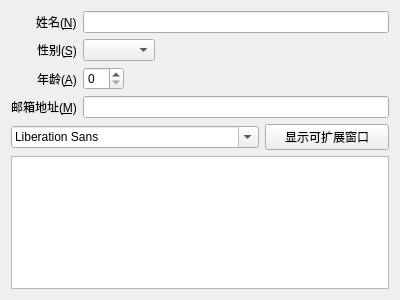
<?xml version="1.0" encoding="UTF-8"?>
<ui version="4.0">
 <class>MyWidget</class>
 <widget class="QWidget" name="MyWidget">
  <property name="geometry">
   <rect>
    <x>0</x>
    <y>0</y>
    <width>400</width>
    <height>300</height>
   </rect>
  </property>
  <property name="minimumSize">
   <size>
    <width>200</width>
    <height>150</height>
   </size>
  </property>
  <property name="maximumSize">
   <size>
    <width>500</width>
    <height>350</height>
   </size>
  </property>
  <property name="windowTitle">
   <string>MyWidget</string>
  </property>
  <layout class="QVBoxLayout" name="verticalLayout">
   <item>
    <layout class="QFormLayout" name="formLayout">
     <property name="fieldGrowthPolicy">
      <enum>QFormLayout::ExpandingFieldsGrow</enum>
     </property>
     <property name="labelAlignment">
      <set>Qt::AlignRight|Qt::AlignTrailing|Qt::AlignVCenter</set>
     </property>
     <item row="0" column="0">
      <widget class="QLabel" name="nLabel">
       <property name="text">
        <string>姓名(&amp;N)</string>
       </property>
       <property name="buddy">
        <cstring>nLineEdit</cstring>
       </property>
      </widget>
     </item>
     <item row="0" column="1">
      <widget class="QLineEdit" name="nLineEdit"/>
     </item>
     <item row="1" column="0">
      <widget class="QLabel" name="sLabel">
       <property name="text">
        <string>性别(&amp;S)</string>
       </property>
       <property name="buddy">
        <cstring>sComboBox</cstring>
       </property>
      </widget>
     </item>
     <item row="1" column="1">
      <widget class="QComboBox" name="sComboBox"/>
     </item>
     <item row="2" column="0">
      <widget class="QLabel" name="aLabel">
       <property name="text">
        <string>年龄(&amp;A)</string>
       </property>
       <property name="buddy">
        <cstring>aSpinBox</cstring>
       </property>
      </widget>
     </item>
     <item row="2" column="1">
      <widget class="QSpinBox" name="aSpinBox"/>
     </item>
     <item row="3" column="0">
      <widget class="QLabel" name="mLabel">
       <property name="text">
        <string>邮箱地址(&amp;M)</string>
       </property>
       <property name="buddy">
        <cstring>mLineEdit</cstring>
       </property>
      </widget>
     </item>
     <item row="3" column="1">
      <widget class="QLineEdit" name="mLineEdit"/>
     </item>
    </layout>
   </item>
   <item>
    <spacer name="verticalSpacer">
     <property name="orientation">
      <enum>Qt::Vertical</enum>
     </property>
     <property name="sizeType">
      <enum>QSizePolicy::Expanding</enum>
     </property>
     <property name="sizeHint" stdset="0">
      <size>
       <width>20</width>
       <height>12</height>
      </size>
     </property>
    </spacer>
   </item>
   <item>
    <layout class="QHBoxLayout" name="horizontalLayout" stretch="2,1">
     <item>
      <widget class="QFontComboBox" name="fontComboBox"/>
     </item>
     <item>
      <widget class="QPushButton" name="pushButton">
       <property name="text">
        <string>显示可扩展窗口</string>
       </property>
       <property name="checkable">
        <bool>true</bool>
       </property>
      </widget>
     </item>
    </layout>
   </item>
   <item>
    <widget class="QTextEdit" name="textEdit"/>
   </item>
  </layout>
 </widget>
 <layoutdefault spacing="6" margin="11"/>
 <resources/>
 <connections/>
</ui>
